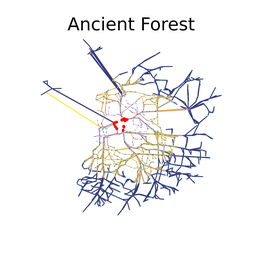
#> input picture evaluation of public transport accessibility of integrated regional parks/graph/level/Ancient Forest.png, 256 x 256 px, shrunk from 4320 x 4320 before the run; its folder holds only this picture in this run
$ python util.py
#> lines starting #> are read from the running program, lines starting #| are printed output that depends on the picture
# -*- coding: utf-8 -*-
"""
Created on Sat Apr  3 08:43:22 2021

@author: richie bao -Evaluation of public transport accessibility of integrated regional parks
"""
import glob,os

# [28 lines left out: function imgs_layoutShow_FPList, not called in this run]

class combine_pics:
    def __init__(self,save_path,file_path,n_cols,scale,space=1,pad_val=255,figsize=(20,10)):
        import os,math
        self.save_path=save_path
        self.file_path=file_path
        self.scale=scale
        self.n_cols=n_cols
        self.n_rows=math.ceil(len(os.listdir(self.file_path))/self.n_cols)
        self.scale=space
        self.pad_val=pad_val
        self.space=space
        self.figsize=figsize

    # [19 lines left out: function file_sorting, not called in this run]

    def read_compress_imgs(self,imgs_fp):
        from PIL import Image
        import numpy as np
        '''
        function - 读取与压缩图片

        Paras:
        imgs_fp - 图像路径列表
        '''
        imgs=[] #存储的为读取的图片数据
        for img_fp in imgs_fp:
            img_array=Image.open(img_fp.rstrip())
#> img_array is the input picture: PIL image 256x256 RGBA; mean R, G, B, A 243.5, 243.1, 244, 255
            img_resize=img_array.resize([int(self.scale * s) for s in img_array.size] ) #传入图像的数组，调整图片大小
            img_trans=np.asarray(img_resize).transpose(2, 0, 1) #转置
            if (img_trans.shape[0] is not 3):
                img_trans=img_trans[0:3,:,:]
            imgs.append(img_trans)

        return imgs

    # [11 lines left out: function make_dir, not called in this run]

    def imgs_combination(self,imgs):
        import numpy as np
        import matplotlib.pyplot as plt
        import matplotlib.image as mpimg
        '''
        function - 拼合图片
        '''
        #assert 断言是声明语句真假的布尔判断，如果值为真则执行程序，否则终止程序，避免运行过程中程序崩溃
        assert (imgs[0].ndim == 3) and (imgs[0].shape[0] == 3)
        assert len(imgs) <= self.n_rows * self.n_cols
        h, w=imgs[0].shape[1:]
        H=h * self.n_rows + self.space * (self.n_rows - 1)
        W=w * self.n_cols + self.space * (self.n_cols - 1)
        if isinstance(self.pad_val, np.ndarray): #isinstance（object，type）用于判断一个对象是否是一个已知类型
            self.pad_val=self.pad_val.flatten()[:, np.newaxis, np.newaxis]
        ret_img=(np.ones([3, H, W]) * self.pad_val).astype(imgs[0].dtype)
        for n, img in enumerate(imgs):
            r=n // self.n_cols
            c=n % self.n_cols
            h1=r * (h + self.space)
            h2=r * (h + self.space) + h
            w1=c * (w + self.space)
            w2=c * (w + self.space) + w
            ret_img[:, h1:h2, w1:w2] = img
        plt.figure(figsize=self.figsize)
        plt.imshow(ret_img.transpose(1,2,0))

        return ret_img

    def image_save(self,img,savefig_root):
        from PIL import Image
        import os
        '''
        function -保存图像
        '''
        if (img.shape[2] is not 3):
            img=img.transpose(1,2,0)
        Image.fromarray(img).save(os.path.join(savefig_root,'img_combination.jpg'))
if __name__=="__main__":
    imgs_root='./graph/level'
    imgs_fp=glob.glob(os.path.join(imgs_root,'*.png'))
    imgs_save_path='./graph'
    n_cols=7;scale=0.3;space=1;pad_val=255;figsize=(30,10)
    combinePics=combine_pics(imgs_save_path,imgs_root,n_cols,scale,space,pad_val,figsize)
    imgs_compressed=combinePics.read_compress_imgs(imgs_fp)
#> imgs_compressed = 1 item
    ret_img=combinePics.imgs_combination(imgs_compressed,)
#> the loop in imgs_combination, `for n, img in enumerate(imgs):` made 1 pass
#> (r, c, h1, h2, w1, w2) on pass 1: (0, 0, 0, 256, 0, 256)
    combinePics.image_save(ret_img,imgs_save_path)
#> in image_save, `img=img.transpose(1,2,0)`:
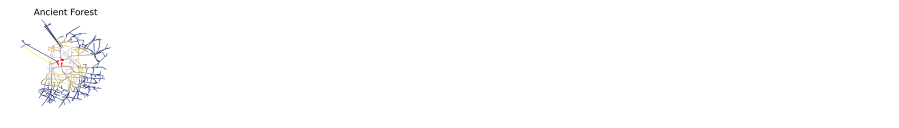
#> img: shape (256, 1798, 3) (shown at 1/2 size); mean of channels 0, 1, 2 253.4, 253.3, 253.4; drawn as R, G, B

$ run again, on evaluation of public transport accessibility of integrated regional parks/graph/level/Beigu Mountain.png
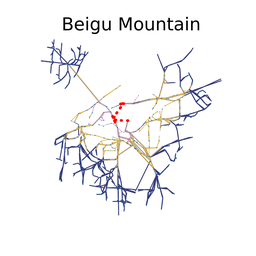
#> input picture evaluation of public transport accessibility of integrated regional parks/graph/level/Beigu Mountain.png, 256 x 256 px, shrunk from 4320 x 4320 before the run
#> in read_compress_imgs, img_array is the input picture: PIL image 256x256 RGBA; mean R, G, B, A 245.1, 244.8, 245.8, 255
#> imgs_compressed = 1 item
#> the loop in imgs_combination, `for n, img in enumerate(imgs):` made 1 pass
#> (r, c, h1, h2, w1, w2) on pass 1: (0, 0, 0, 256, 0, 256)
#> in image_save, `img=img.transpose(1,2,0)`:
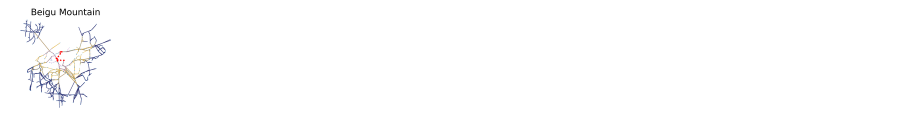
#> img: shape (256, 1798, 3) (shown at 1/2 size); mean of channels 0, 1, 2 253.6, 253.5, 253.7; drawn as R, G, B

$ run again, on evaluation of public transport accessibility of integrated regional parks/graph/level/Bridge park.png
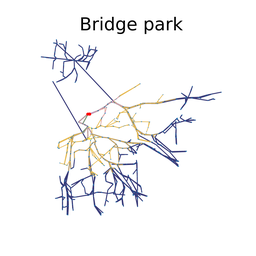
#> input picture evaluation of public transport accessibility of integrated regional parks/graph/level/Bridge park.png, 256 x 256 px, shrunk from 4320 x 4320 before the run
#> in read_compress_imgs, img_array is the input picture: PIL image 256x256 RGBA; mean R, G, B, A 246.4, 246.3, 247.2, 255
#> imgs_compressed = 1 item
#> the loop in imgs_combination, `for n, img in enumerate(imgs):` made 1 pass
#> (r, c, h1, h2, w1, w2) on pass 1: (0, 0, 0, 256, 0, 256)
#> in image_save, `img=img.transpose(1,2,0)`:
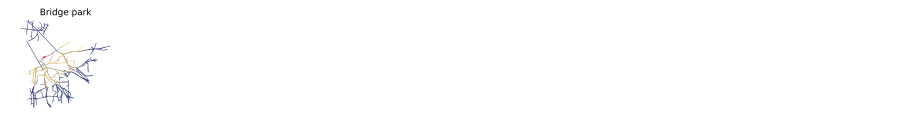
#> img: shape (256, 1798, 3) (shown at 1/2 size); mean of channels 0, 1, 2 253.8, 253.8, 253.9; drawn as R, G, B

$ run again, on evaluation of public transport accessibility of integrated regional parks/graph/level/Chrysanthemums Terrace.png
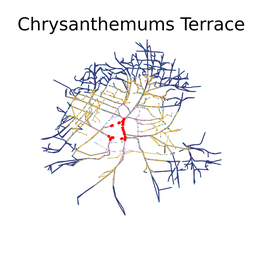
#> input picture evaluation of public transport accessibility of integrated regional parks/graph/level/Chrysanthemums Terrace.png, 256 x 256 px, shrunk from 4320 x 4320 before the run
#> in read_compress_imgs, img_array is the input picture: PIL image 256x256 RGBA; mean R, G, B, A 242.1, 241.6, 242.6, 255
#> imgs_compressed = 1 item
#> the loop in imgs_combination, `for n, img in enumerate(imgs):` made 1 pass
#> (r, c, h1, h2, w1, w2) on pass 1: (0, 0, 0, 256, 0, 256)
#> in image_save, `img=img.transpose(1,2,0)`:
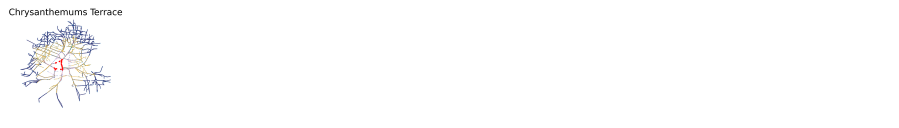
#> img: shape (256, 1798, 3) (shown at 1/2 size); mean of channels 0, 1, 2 253.2, 253.1, 253.2; drawn as R, G, B

$ run again, on evaluation of public transport accessibility of integrated regional parks/graph/level/Arctic Pavilion.png
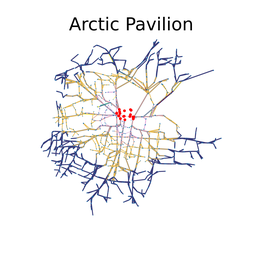
#> input picture evaluation of public transport accessibility of integrated regional parks/graph/level/Arctic Pavilion.png, 256 x 256 px, shrunk from 4320 x 4320 before the run
#> in read_compress_imgs, img_array is the input picture: PIL image 256x256 RGBA; mean R, G, B, A 243.5, 242.9, 243.5, 255
#> imgs_compressed = 1 item
#> the loop in imgs_combination, `for n, img in enumerate(imgs):` made 1 pass
#> (r, c, h1, h2, w1, w2) on pass 1: (0, 0, 0, 256, 0, 256)
#> in image_save, `img=img.transpose(1,2,0)`:
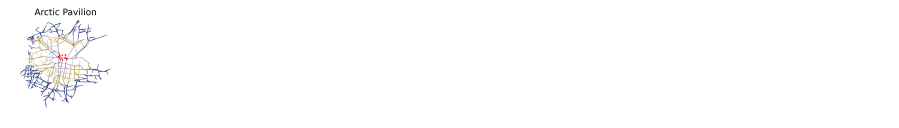
#> img: shape (256, 1798, 3) (shown at 1/2 size); mean of channels 0, 1, 2 253.4, 253.3, 253.4; drawn as R, G, B
